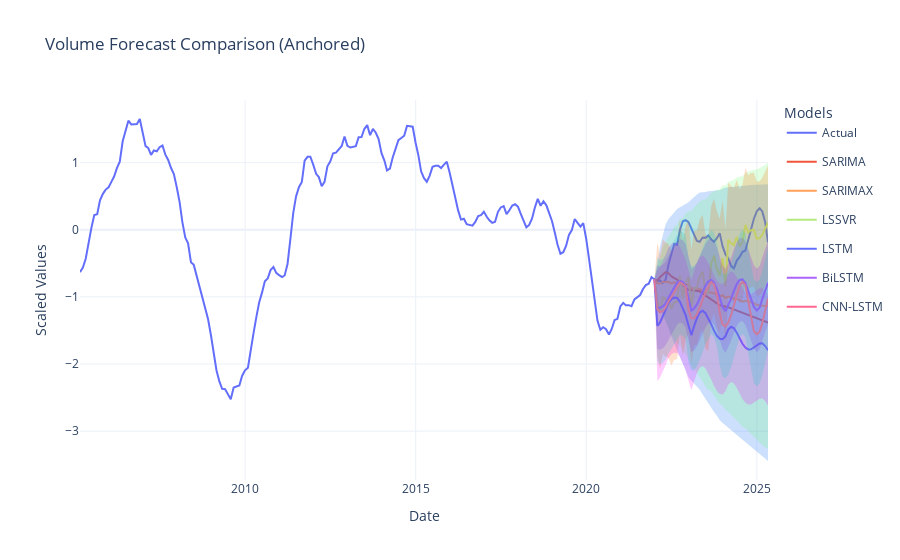

Write notebook code for a chart like this one.
### Markdown cell above
#### ii. Plots

### Code cell
fig = go.Figure()

# === Actual data ===
fig.add_trace(go.Scatter(
    x=y2_scaled.index, y=y2_scaled, mode='lines',
    name='Actual', line=dict(width=2),
    legendgroup="Actual"
))

# Last training point
last_train_x = y2_train_scaled.index[-1]
last_train_y = y2_train_scaled.values[-1]

# === SARIMA ===
fig.add_trace(go.Scatter(
    x=[last_train_x] + list(y2_test_scaled.index),
    y=[last_train_y] + list(sarima_forecast),
    mode='lines', name='SARIMA', legendgroup="SARIMA"
))
fig.add_trace(go.Scatter(
    x=[last_train_x] + list(y2_test_scaled.index),
    y=[last_train_y] + list(sarima_ci.iloc[:,0]),
    mode='lines', line=dict(width=0),
    showlegend=False, legendgroup="SARIMA"
))
fig.add_trace(go.Scatter(
    x=[last_train_x] + list(y2_test_scaled.index),
    y=[last_train_y] + list(sarima_ci.iloc[:,1]),
    mode='lines', line=dict(width=0),
    fill='tonexty', fillcolor='rgba(0,100,250,0.2)',
    showlegend=False, legendgroup="SARIMA"
))

# === SARIMAX ===
fig.add_trace(go.Scatter(
    x=[last_train_x] + list(y2_test_scaled.index),
    y=[last_train_y] + list(sarimax_forecast),
    mode='lines', name='SARIMAX', legendgroup="SARIMAX"
))
fig.add_trace(go.Scatter(
    x=[last_train_x] + list(y2_test_scaled.index),
    y=[last_train_y] + list(sarimax_ci.iloc[:,0]),
    mode='lines', line=dict(width=0),
    showlegend=False, legendgroup="SARIMAX"
))
fig.add_trace(go.Scatter(
    x=[last_train_x] + list(y2_test_scaled.index),
    y=[last_train_y] + list(sarimax_ci.iloc[:,1]),
    mode='lines', line=dict(width=0),
    fill='tonexty', fillcolor='rgba(100,250,100,0.2)',
    showlegend=False, legendgroup="SARIMAX"
))

# === LSSVR ===
fig.add_trace(go.Scatter(
    x=[last_train_x] + list(y2_test_scaled.index),
    y=[last_train_y] + list(lssvr_forecast),
    mode='lines', name='LSSVR', legendgroup="LSSVR"
))
fig.add_trace(go.Scatter(
    x=[last_train_x] + list(y2_test_scaled.index),
    y=[last_train_y] + list(lssvr_lower),
    mode='lines', line=dict(width=0),
    showlegend=False, legendgroup="LSSVR"
))
fig.add_trace(go.Scatter(
    x=[last_train_x] + list(y2_test_scaled.index),
    y=[last_train_y] + list(lssvr_upper),
    mode='lines', line=dict(width=0),
    fill='tonexty', fillcolor='rgba(250,100,0,0.2)',
    showlegend=False, legendgroup="LSSVR"
))

# === LSTM ===
fig.add_trace(go.Scatter(
    x=[last_train_x] + list(y2_test_scaled.index),
    y=[last_train_y] + list(lstm_forecast),
    mode='lines', name='LSTM', legendgroup="LSTM"
))
fig.add_trace(go.Scatter(
    x=[last_train_x] + list(y2_test_scaled.index),
    y=[last_train_y] + list(lstm_lower),
    mode='lines', line=dict(width=0),
    showlegend=False, legendgroup="LSTM"
))
fig.add_trace(go.Scatter(
    x=[last_train_x] + list(y2_test_scaled.index),
    y=[last_train_y] + list(lstm_upper),
    mode='lines', line=dict(width=0),
    fill='tonexty', fillcolor='rgba(250,0,250,0.2)',
    showlegend=False, legendgroup="LSTM"
))

# === BiLSTM ===
fig.add_trace(go.Scatter(
    x=[last_train_x] + list(y2_test_scaled.index),
    y=[last_train_y] + list(bilstm_forecast),
    mode='lines', name='BiLSTM', legendgroup="BiLSTM"
))
fig.add_trace(go.Scatter(
    x=[last_train_x] + list(y2_test_scaled.index),
    y=[last_train_y] + list(bilstm_lower),
    mode='lines', line=dict(width=0),
    showlegend=False, legendgroup="BiLSTM"
))
fig.add_trace(go.Scatter(
    x=[last_train_x] + list(y2_test_scaled.index),
    y=[last_train_y] + list(bilstm_upper),
    mode='lines', line=dict(width=0),
    fill='tonexty', fillcolor='rgba(150,0,250,0.2)',
    showlegend=False, legendgroup="BiLSTM"
))

# === CNN-LSTM ===
fig.add_trace(go.Scatter(
    x=[last_train_x] + list(y2_test_scaled.index),
    y=[last_train_y] + list(cnnlstm_forecast),
    mode='lines', name='CNN-LSTM', legendgroup="CNN-LSTM"
))
fig.add_trace(go.Scatter(
    x=[last_train_x] + list(y2_test_scaled.index),
    y=[last_train_y] + list(cnnlstm_lower),
    mode='lines', line=dict(width=0),
    showlegend=False, legendgroup="CNN-LSTM"
))
fig.add_trace(go.Scatter(
    x=[last_train_x] + list(y2_test_scaled.index),
    y=[last_train_y] + list(cnnlstm_upper),
    mode='lines', line=dict(width=0),
    fill='tonexty', fillcolor='rgba(0,200,200,0.2)',
    showlegend=False, legendgroup="CNN-LSTM"
))

# === Layout ===
fig.update_layout(
    title='Volume Forecast Comparison (Anchored)',
    xaxis_title='Date',
    yaxis_title='Scaled Values',
    template='plotly_white',
    legend=dict(title='Models')
)

fig.show()
